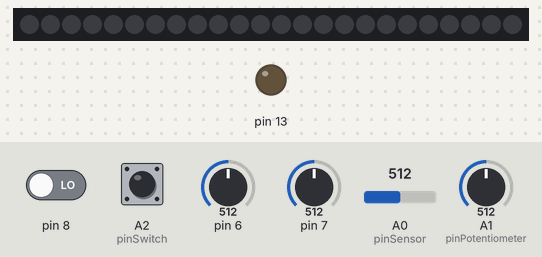
Recording of a sketch running on a simulated Arduino Uno, built with avr-gcc and run on an emulated ATmega328P. Shown: 24 RGB LEDs in strip order, left to right, output pins drawn as LEDs (lit = HIGH). Inputs (shaded band) come from the test bench; at power-on: A0 (pinSensor) = 512, A1 (pinPotentiometer) = 512, A2 (pinSwitch) HIGH, pin 6 = 512, pin 7 = 512, pin 8 LOW. Dim RGB values are drawn brighter than linear.

Above: at 6.2 s.
6.3 s: A0 (pinSensor) set to 503
At 6.45 s:
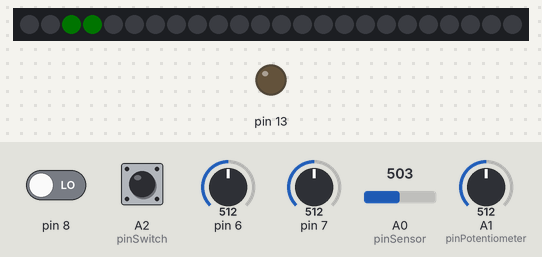
8.7 s: A1 (pinPotentiometer) set to 534
At 9.19 s:
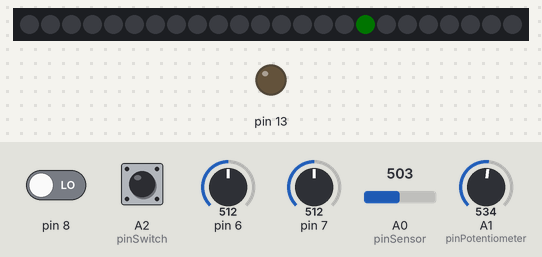
10.2 s: A1 (pinPotentiometer) set to 567
At 10.41 s:
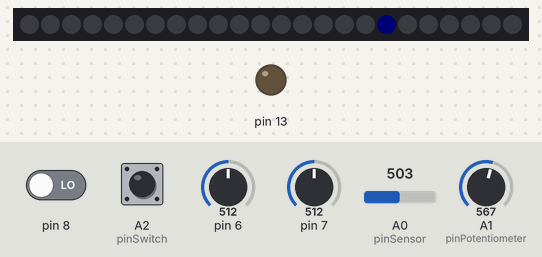
12.6 s: A1 (pinPotentiometer) set to 900
At 12.87 s:
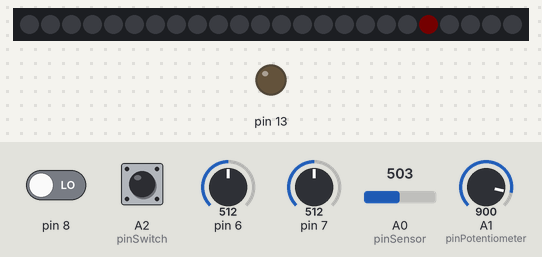
15.1 s: A2 (pinSwitch) pulled LOW for 0.15 s
At 15.36 s:
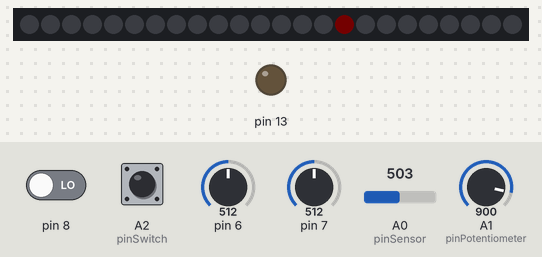
Timing chart, 0 to 18.0 s (numbered marks = the images above; inputs shaded):
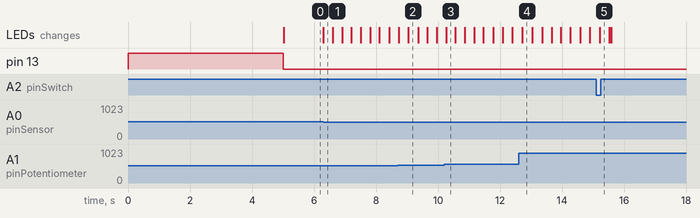

Measured:
- the behaviour switches between 512 and 511 on A0 (pinSensor) (found by bisection; images 0 and 1)
- the behaviour switches between 549 and 550 on A1 (pinPotentiometer) (found by bisection; images 2 and 3)
- after the input at 6.3 s, the LEDs: change at once (image 1)
- after the input at 10.2 s, the LEDs: change after 0.06 s (image 3)
- after the input at 12.6 s, the LEDs: change after 0.12 s (image 4)

The sketch:

8b_Programmable_NeoPixel_RGB_LED_ring.ino
```cpp
// Tutorial 8b. Programmable NeoPixel RGB LED ring

// Main parts: Adafruit Metro Mini, NeoPixel Ring 24 x 5050 RGB LED,
// CdS photoresistor, 10k trim potentiometer, momentary switch

// Library required to drive RGB LEDs; use the latest version
#include "FastLED.h"

// Variables that remain constant
const byte pinData = 4; // Digital output pin to LED ring
const byte pinSensor = A0; // Analog input pin from photoresistor
const byte pinPotentiometer = A1; // Analog input pin from trim potentiometer
const byte pinSwitch = A2; // Analog input pin from momentary switch
const byte numLeds = 24; // Number of LEDs
struct CRGB leds[numLeds]; // Declare an array that stores each LED's data

// Variables that can change
int sensorValue = 0; // Sets the LED ring's overall brightness
int sensorMin = 1023;
int sensorMax = 0;
byte lastSwitchState = HIGH; // Momentary switch assumed open at start
byte ledPos = 0; // Array position of LED that will be lit (0 to 23 = 24)
int displayDirection = 1; // 1 = clockwise, -1 = counter-clockwise

void setup()
{
  // Initialise the FastLED library with the type of programmable RGB LED
  // used, the digital output pin the LED ring is wired to, the array that
  // holds each LED's data, and the number of LEDs in the ring
  FastLED.addLeds<NEOPIXEL, pinData>(leds, numLeds);

  // Initialise the momentary switch pin with an internal pull-up resistor
  // so that the momentary switch is read as open (= HIGH) at start
  pinMode (pinSwitch, INPUT_PULLUP);

  // Initialise Metro Mini's built-in red LED pin
  pinMode(13, OUTPUT);

  // Signal start of the calibration period with the built-in red LED
  digitalWrite(13, HIGH);

  // Read the voltage from the photoresistor's pin for five seconds. Cover
  // the photoresistor and then remove the cover to expose it to the ambient
  // light. This will set the minimum and maximum brightness levels
  while (millis() < 5000)
  {
    sensorValue = analogRead(pinSensor);

    // Set the maximum sensor value
    if (sensorValue > sensorMax)
    {
      sensorMax = sensorValue;
    }

    // Set the minimum sensor value
    if (sensorValue < sensorMin)
    {
      sensorMin = sensorValue;
    }
  }

  // Signal end of the calibration period
  digitalWrite(13, LOW);
}

void loop()
{
  // Read the voltage from the potentiometer pin and scale it into a
  // 0 - 255 value range (= once around the full colour spectrum)
  int changeHue = map(analogRead(pinPotentiometer), 0, 1023, 0, 255);

  // A call to this function automatically sets the LED ring's overall
  // brightness continuously (once every loop() iteration)
  autoDim();

  // The momentary switch is hardware debounced with a 1uF capacitor; no
  // debouncing code is necessary. See http://www.gammon.com.au/switches
  // Read the voltage from the momentary switch pin to see if something
  // has changed (was the button pressed or released?)
  byte switchState = digitalRead (pinSwitch);

  // Has the momentary switch state changed since the last time it was
  // checked (once every loop() iteration)?
  if (switchState != lastSwitchState)
  {
    // First, store the current switch state for the next time around
    lastSwitchState = switchState;

    // Next, test if the switch was closed (button pressed)
    if (switchState == LOW)

    { // If so, toggle the display from clockwise to counter-clockwise
      displayDirection = -displayDirection;
    }
    // One could also add an else statement here, if one would want to
    // trigger something when the button was released (switch = HIGH)
  }

  // EVERY_N_MILLISECONDS, part of the FastLED library, avoids using
  // delay(), which stops program execution, which means that button
  // presses, sensor readings, etc. would not be detected! Always try
  // to avoid delay() and use millis()(or EVERY_N_MILLISECONDS when
  // using the FastLED library)
  EVERY_N_MILLISECONDS(25)
  {
    // Dims the LEDs by 64/256 (1/4) and thus sets the trail's length
    fadeToBlackBy(leds, numLeds, 64);

    // Sets the LED's hue according to the potentiometer rotation
    leds[ledPos] = CHSV(changeHue, 255, 255);

    // Shifts all LEDs one step in the currently active direction
    ledPos = ledPos + displayDirection;

    // If one end is reached, reset the position to loop around
    if (ledPos == numLeds)
    {
      ledPos = 0;
    }

    // If the other end is reached, reset the position to loop around
    else if (ledPos == 255)
    {
      ledPos = numLeds;
    }

    // Finally, display all LED's data (= illuminate the LED ring)
    FastLED.show();
  }
}

void autoDim()
{
  // Read the voltage from the photoresistor pin
  sensorValue = analogRead(pinSensor);

  // Scale the reading into the minimum and maximum values
  sensorValue = map(sensorValue, sensorMin, sensorMax, 0, 255);

  // Clip out-of-range readings
  sensorValue = constrain(sensorValue, 0, 255);

  // Set the LED ring's overall brightness
  FastLED.setBrightness(sensorValue);
}
```
